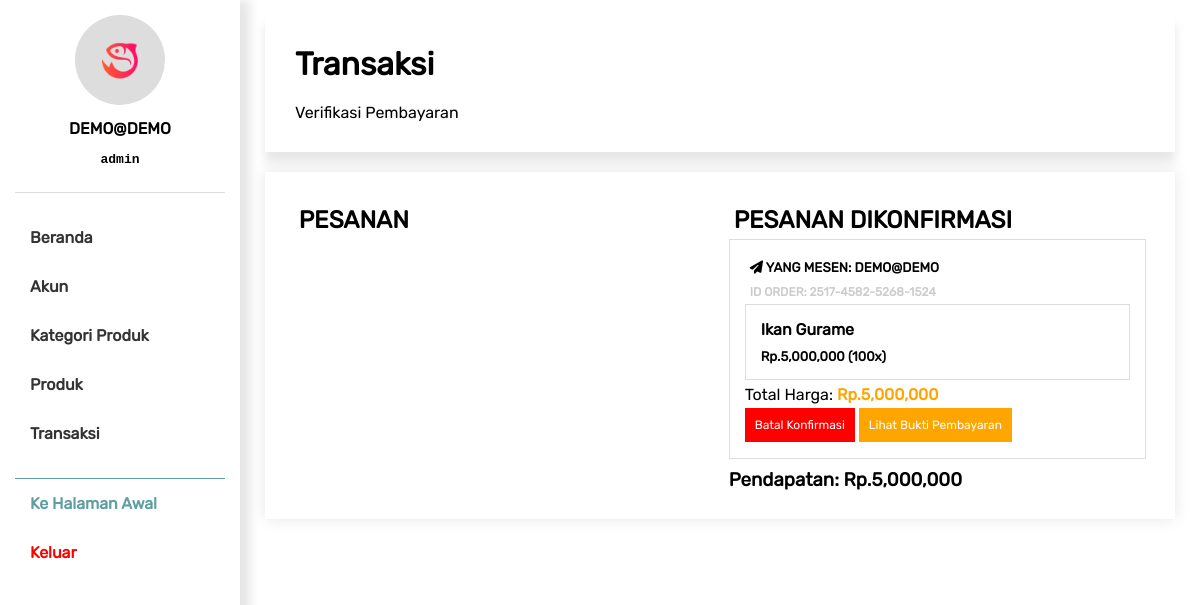
Screenshot of /panel/trans.php (signed in) with the database file from the repository.
### tables this page shows
CREATE TABLE `trans` (
  `id_data` int(255) NOT NULL,
  `id_prd` int(255) NOT NULL,
  `username` varchar(255) NOT NULL,
  `qty` int(255) NOT NULL,
  `total` int(255) NOT NULL,
  `kode_reg` varchar(255) NOT NULL,
  `status` int(1) NOT NULL,
  `tanggal` varchar(255) NOT NULL
);

CREATE TABLE `produk` (
  `id_data` int(255) NOT NULL,
  `nama` varchar(255) NOT NULL,
  `kategori` int(255) NOT NULL,
  `deskripsi` text NOT NULL,
  `foto` varchar(255) NOT NULL,
  `harga` int(255) NOT NULL,
  `qty` int(255) NOT NULL,
  `satuan` varchar(255) NOT NULL
);

### backend/model/Querybuilder.php (called while the page is built, shortened)
<?php
require 'Database.php';
class Querybuilder
{
   private $tableName;
   function __construct($dbname)
   {
      $this->tableName = $dbname;
   }
   function select($clause)
   {
      $dbconf = new Database();
      $table = $this->tableName;
      $query = "SELECT * FROM $table WHERE $clause";
      $exe = mysqli_query($dbconf->connect(),$query);
      $data['rows'] = mysqli_num_rows($exe);
      $data['single'] = mysqli_fetch_array($exe);
      $data['result'] = $exe;
      return $data;
   }
   function selectAll($clause)
   {
      $dbconf = new Database();
      $table = $this->tableName;
      $query = "SELECT * FROM $table WHERE $clause";
      $exe = mysqli_query($dbconf->connect(),$query);
      $data['rows'] = mysqli_num_rows($exe);
      $data['result'] = $exe;
      return $data;
   }
}

### backend/model/Database.php (called while the page is built)
<?php
class Database
{
   function connect()
   {
      $username = 'root';
      $password = '';
      $host = 'localhost';
      $db = "sipit";
      return mysqli_connect($host, $username, $password, $db);
   }
}

### panel/trans.php (the view, shortened to what this page needs)
<?php
require '../backend/model/Querybuilder.php';
$getter = new Querybuilder('trans');
$produk = new Querybuilder("produk");
$rec = new Querybuilder("receipt");
?>
   <!DOCTYPE Html>
   <html lang="id">
   <head>
      <?php include 'temps/stylenscripts.php'?>
   </head>
   <body style="padding:0;margin:0;font-family: 'Rubiks'">
      <?php include 'temps/sidebar.php' ?>
      <div class="panel-sections">
         <div class="sect-heading">
            <h1>Transaksi</h1>
            <p>Verifikasi Pembayaran</p>
         </div>
         <div class="sect-body">
            <div class="sect-col-half">
               <h2>PESANAN</h2>
               <?php
               $bTrans = $getter->selectAll("status = 0 GROUP BY kode_reg");
                  ?>
            </div>
            <div class="sect-col-half">
               <h2>PESANAN DIKONFIRMASI</h2>
               <?php
               $bTrans1 = $getter->selectAll("status = 1 GROUP BY kode_reg");
               $totalDuit = 0;
               while($ft1 = mysqli_fetch_array($bTrans1['result']))
               {
                  $kodeReg1 = $ft1['kode_reg'];
                  $order1 = $getter->selectAll("kode_reg = '$kodeReg1'");
                  $totalHarga1 = 0;
                  $getRec1 = $rec->select("kode_reg = '$kodeReg1'");
                  ?>
                  <div class="tr-wrapper">
                     <h5 style="text-transform: uppercase"><i class="fa fa-send"></i> YANG MESEN: <?= $ft1['username'] ?></h5>
                     <h5 style="font-size:12px;color:#ccc;">ID ORDER: <?= $ft1['kode_reg'] ?></h5>
                     <?php
                     while($f1 = mysqli_fetch_array($order1['result']))
                     {
                        $idPrd1 = $f1['id_prd'];
                        $getPrd1 = $produk->select("id_data = '$idPrd1'")['single'];
                        $totalHarga1 += $getPrd1['harga'] * $f1['qty'];
                        ?>
                        <div class="order-item">
                           <h4><?= $getPrd1['nama'] ?></h4>
                           <h5>Rp.<?= number_format($getPrd1['harga'] * $f1['qty']) ?> (<?= $f1['qty'] ?>x)</h5>
                        </div>
                        <?php
                     }
                     ?>
                     <p style="display: block;padding:0;padding-bottom: 10px;">Total Harga: <b style="color:orange;">Rp.<?= number_format($totalHarga1) ?></b></p>
                     <?php
                     if($getRec1['rows'])
                     {
                        if($getRec1['single']['status'] == 1)
                        {
                           ?>
                           <a style="padding:10px;color:#fff;text-decoration: none;font-size:12px;background: red;" href="actions/confirmpay.php?reg=<?= $kodeReg1 ?>">Batal Konfirmasi</a>
                           <?php
                        }
                        else{
                           ?>
                           <a style="padding:10px;color:#fff;text-decoration: none;font-size:12px;background: orange;" href="actions/confirmpay.php?reg=<?= $kodeReg1 ?>">Konfirmasi</a>
                           <?php
                        }
                        ?>
                        <a style="padding:10px;color:#fff;text-decoration: none;font-size:12px;background: orange;" href="../bukti/<?= $getRec1['single']['foto'] ?>">Lihat Bukti Pembayaran</a>
                        <?php
                     }
                     ?>
                  </div>
                  <?php
                  $totalDuit += $totalHarga1;
               }
               ?>
               <h3>Pendapatan: Rp.<?= number_format($totalDuit) ?></h3>
            </div>
         </div>
      </div>
   </body>
</html>

### assets/css/style.css (style rules this page uses)
.jumbotron>h1,h4 { margin:0; padding:0; }
body { font-family: "Second"; margin:0; padding:0; }
.product-wrapper > h4,h5,h3 { margin:0; }
.prd-wrapper > div > h1,p { padding:0; margin:0; }
.slick-ovr > h1,h2 { margin:0; text-transform: uppercase; padding:5px; }
.panel-sections { padding:15px; padding-left:25px; padding-right:25px; float:left; box-sizing:border-box; width:80%; margin-left:20%; }
.sect-heading { background: rgba(255,255,255,0.7); text-align: center; padding:20px; display: flex; flex-flow: column; align-items: flex-start; box-shadow: 0 10px 10px rgba(0,0,0,0.1); }
.sect-heading > h1,p { margin:0; padding:10px; }
.sect-body { padding:20px; box-shadow:0 0 15px rgba(0,0,0,0.1); margin-top:20px; display: flex; flex-flow: row wrap; justify-content: flex-start; justify-items: flex-start; }
.sect-col-half { width:48%; padding:1%; }
.tr-wrapper { display: block; padding:15px; padding-bottom: 25px; border:1px solid #ddd; margin-bottom: 10px; }
.order-item { padding:10px; border:1px solid #ddd; margin-bottom: 5px; }
.order-item > h4,h5 { margin:0; padding:5px; }

### rows the page displays
trans: username "DEMO@DEMO", kode_reg "2517-4582-5268-1524", id_prd.nama "Ikan Gurame", $getPrd1['harga'] * $f1['qty'] "5,000,000", qty "100", totalHarga1 "5,000,000"

### other values shown
$_SESSION['user'] "DEMO@DEMO"
$_SESSION['level'] "admin"
$totalDuit "5,000,000"
